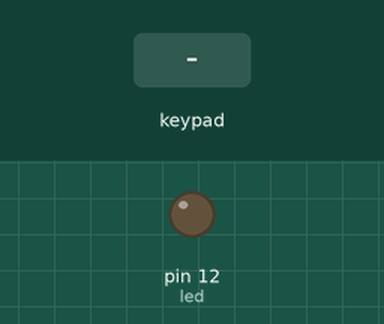
This sketch was run on a simulated Arduino Uno, built with avr-gcc and run on an emulated ATmega328P. On the bench: output pins drawn as LEDs (lit = HIGH). Inputs (shaded band) come from the test bench.

Above: at 1.2 s.
1.3 s: key 'S' pressed
At 1.38 s:
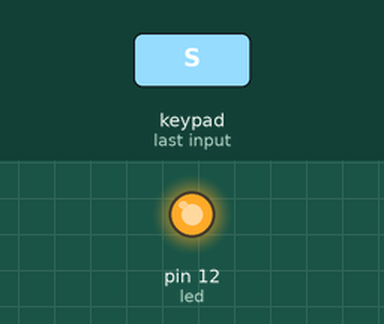
Timing chart, 0 to 4.3 s (numbered marks = the images above; inputs shaded):
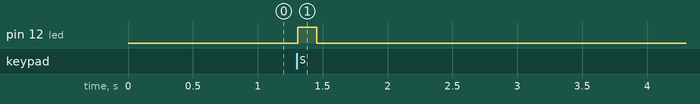

Measured:
- after the input at 1.3 s, pin 12 (led): LOW → HIGH at once, → LOW 0.15 s later

The sketch:

UFCButtonTest.ino
```cpp
/*  A-10C
  UFC Button Test

  Each press of the buttons will cause the master caution light to light up
  and will go out after release.
*/

#include <Keypad.h>

const int led = 12;
const byte ROWS = 6; // Six rows
const byte COLS = 6; // Six columns

// Define the Keymap
char keys[ROWS][COLS] = {
  {'S', '5', '0', 'M', '$', 'B'},
  {'s', '8', 'c', 'a', '%', 'R'},
  {'1', '3', 'F', '!', '^', 'r'},
  {'4', '6', 'L', '@', 'P', 'D'},
  {'7', '9', 'C', 'e', 'p', 'd'},
  {'2', 'H', 'E', '#', 'b'}
};

// Connect keypad ROW0, ROW1, ROW2 and ROW3 to these Arduino pins.
byte rowPins[ROWS] = { A0, A1, 2, 3, 4, 5 };
// Connect keypad COL0, COL1 and COL2 to these Arduino pins.
byte colPins[COLS] = { 6, 7, 8, 9, 10, 11 };

// Create the Keypad
Keypad kpd = Keypad( makeKeymap(keys), rowPins, colPins, ROWS, COLS );


void setup()
{
  pinMode(led, OUTPUT);
  kpd.addEventListener(keypadEvent);  // Add an event listener.
  kpd.setHoldTime(100);               // Default is 1000mS
  kpd.setDebounceTime(50);           // Default is 50mS
}

void loop()
{
  char key = kpd.getKey();
}

void keypadEvent(KeypadEvent KEY) {
  switch (kpd.getState()) {
    case PRESSED:
      switch (KEY) {

        case 'Z': true; break;
        default: digitalWrite(led, HIGH); break;
      }

  }

  switch (kpd.getState()) {
    case RELEASED:
      switch (KEY) {
        case 'Z': true; break;
        default: digitalWrite(led, LOW); break;
      }
  }
}
```
